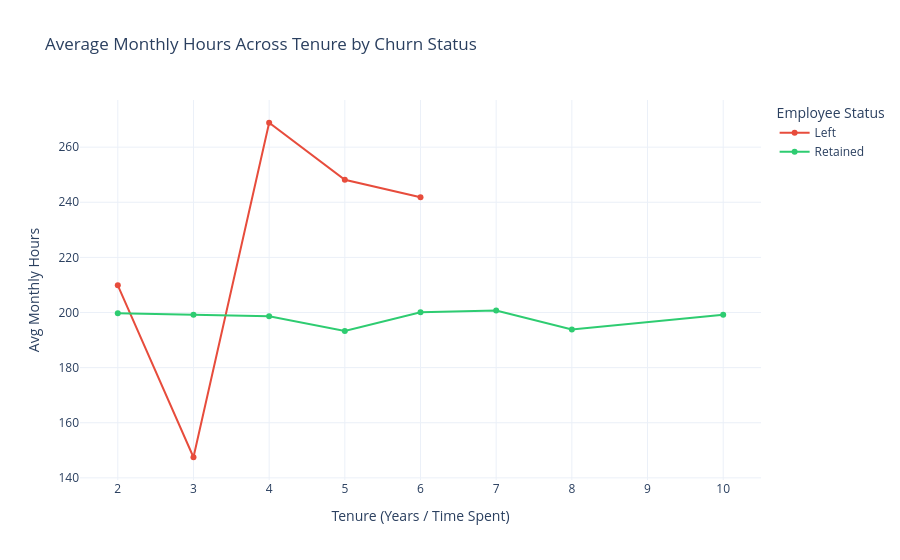

Notebook source saved alongside this figure:
### Code cell
# Create a plot as needed
### YOUR CODE HERE ###
import plotly.express as px

# Aggregating data (Mean hours per tenure group by churn status)
df_grouped = (
    df_count.groupby(["total_time_spend", "Employee_Status"])["average_hours_per_month"]
    .mean()
    .reset_index()
)

# Interactive Line Plot
fig = px.line(
    df_grouped,
    x="total_time_spend",
    y="average_hours_per_month",
    color="Employee_Status",
    markers=True,
    title="Average Monthly Hours Across Tenure by Churn Status",
    labels={
        "total_time_spend": "Tenure (Years / Time Spent)",
        "average_hours_per_month": "Avg Monthly Hours",
        "Employee_Status": "Employee Status",
    },
    color_discrete_map={"Retained": "#2ecc71", "Left": "#e74c3c"},
)

# Customize hover template and layout aesthetics
fig.update_traces(
    hovertemplate="<b>Status:</b> %{fullData.name}<br>"
    + "<b>Tenure:</b> %{x} years<br>"
    + "<b>Avg Monthly Hours:</b> %{y:.1f}<extra></extra>"
)

fig.update_layout(hovermode="x unified", template="plotly_white")
fig.show()
#We can Clealy see the pattern mostly When the Average working hours Decreases (maybe because of age or some
#other factors) And Increases then the churn rate also increases

### Figure 1 — Plotly figure (JSON) as saved in the notebook; plotly's stock layout.template omitted (floating-point values rounded to 4 significant figures)
{"data": [{"hovertemplate": "<b>Status:</b> %{fullData.name}<br><b>Tenure:</b> %{x} years<br><b>Avg Monthly Hours:</b> %{y:.1f}<extra></extra>", "legendgroup": "Left", "line": {"color": "#e74c3c", "dash": "solid"}, "marker": {"symbol": "circle"}, "mode": "lines+markers", "name": "Left", "orientation": "v", "showlegend": true, "type": "scatter", "x": [2, 3, 4, 5, 6], "xaxis": "x", "y": [209.9, 147.5, 268.9, 248.2, 241.8], "yaxis": "y"}, {"hovertemplate": "<b>Status:</b> %{fullData.name}<br><b>Tenure:</b> %{x} years<br><b>Avg Monthly Hours:</b> %{y:.1f}<extra></extra>", "legendgroup": "Retained", "line": {"color": "#2ecc71", "dash": "solid"}, "marker": {"symbol": "circle"}, "mode": "lines+markers", "name": "Retained", "orientation": "v", "showlegend": true, "type": "scatter", "x": [2, 3, 4, 5, 6, 7, 8, 10], "xaxis": "x", "y": [199.7, 199.2, 198.6, 193.3, 200.1, 200.7, 193.8, 199.2], "yaxis": "y"}], "layout": {"hovermode": "x unified", "legend": {"title": {"text": "Employee Status"}, "tracegroupgap": 0}, "title": {"text": "Average Monthly Hours Across Tenure by Churn Status"}, "xaxis": {"anchor": "y", "domain": [0, 1], "title": {"text": "Tenure (Years / Time Spent)"}}, "yaxis": {"anchor": "x", "domain": [0, 1], "title": {"text": "Avg Monthly Hours"}}}}
